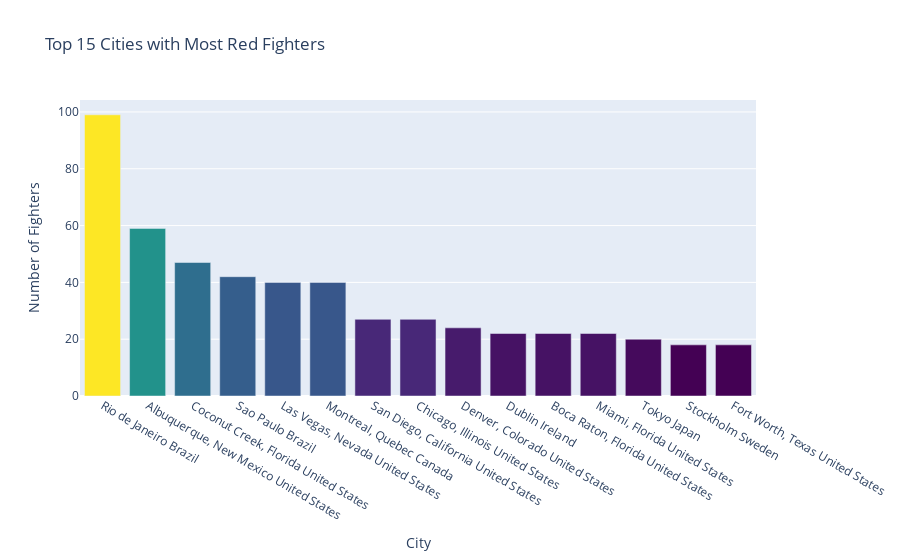

Notebook cell for this chart:
### Markdown cell above
The relationship between the number of attempts and the strikes that land is exactly what we expected is perfectly linear. This means that as the number of attempts goes up, the number of successful strikes increases in a consistent, predictable way.

Lets find out which countries are the most popular based on the data we have.

### Code cell
cnt_srs = df['R_Location'].value_counts().head(15)

trace = go.Bar(
    x=cnt_srs.index,
    y=cnt_srs.values,
    marker=dict(
        color=cnt_srs.values,
        colorscale='Viridis',  # You can change the colorscale as per your preference
    ),
)

layout = go.Layout(
    title='Top 15 Cities with Most Red Fighters',
    xaxis=dict(title='City'),
    yaxis=dict(title='Number of Fighters'),
)

data = [trace]
fig = go.Figure(data=data, layout=layout)
offline.iplot(fig, filename="Top_15_Cities_with_Most_Red_Fighters.html")

### Figure 1 — Plotly figure (JSON) as saved in the notebook; plotly's stock layout.template omitted (floating-point values rounded to 4 significant figures)
{"data": [{"marker": {"color": [99, 59, 47, 42, 40, 40, 27, 27, 24, 22, 22, 22, 20, 18, 18], "colorscale": [[0, "#440154"], [0.1111, "#482878"], [0.2222, "#3e4989"], [0.3333, "#31688e"], [0.4444, "#26828e"], [0.5556, "#1f9e89"], [0.6667, "#35b779"], [0.7778, "#6ece58"], [0.8889, "#b5de2b"], [1, "#fde725"]]}, "type": "bar", "x": ["Rio de Janeiro Brazil", "Albuquerque, New Mexico United States", "Coconut Creek, Florida United States", "Sao Paulo Brazil", "Las Vegas, Nevada United States", "Montreal, Quebec Canada", "San Diego, California United States", "Chicago, Illinois United States", "Denver, Colorado United States", "Dublin Ireland", "Boca Raton, Florida United States", "Miami, Florida United States", "Tokyo Japan", "Stockholm Sweden", "Fort Worth, Texas United States"], "y": [99, 59, 47, 42, 40, 40, 27, 27, 24, 22, 22, 22, 20, 18, 18]}], "layout": {"title": {"text": "Top 15 Cities with Most Red Fighters"}, "xaxis": {"title": {"text": "City"}}, "yaxis": {"title": {"text": "Number of Fighters"}}}}
